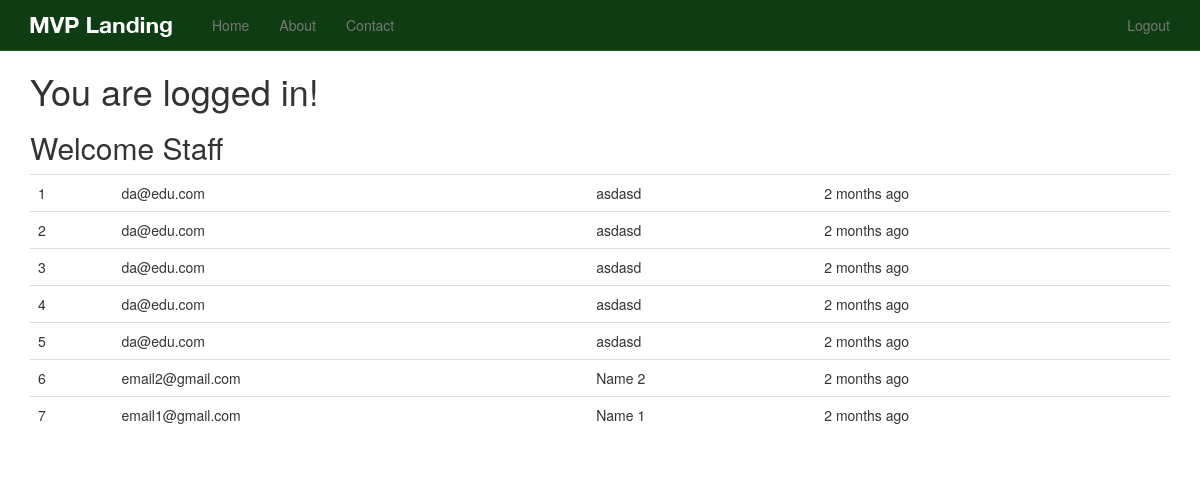
The app's page / (signed in) with its own data.
### newsletter/models.py (models this page shows, shortened)
class SignUp(models.Model):
    email = models.EmailField()
    full_name = models.CharField(max_length=120, blank=True, null=True)
    timestamp = models.DateTimeField(auto_now_add=True, auto_now=False)
    updated = models.DateTimeField(auto_now_add=False, auto_now=True)

### newsletter/views.py (the view, shortened to what this page needs)
# urls.py: url(r'^$', 'newsletter.views.home', name='home'),
def home(request):
    title = 'Sign Up Now'
    form = SignUpForm(request.POST or None)
    context = {
        "title": title,
        "form": form
    }
    if request.user.is_authenticated() and request.user.is_staff:
        queryset = SignUp.objects.all().order_by('-timestamp')  # .filter(full_name__iexact="Justin")
        context = {
            "queryset": queryset
        }
    return render(request, "home.html", context)

### newsletter/templates/home.html (shortened to what this page needs)
{% extends "base.html" %}
{% load crispy_forms_tags %}
{% load staticfiles %}
{% block content %}
 {% if request.user.is_authenticated %}
<h1>You are logged in!</h1>
	{% if queryset %}
	<h2>Welcome Staff</h2>
	<table class='table'>
	{% for instance in queryset %}
		<tr><td>{{ forloop.counter }}</td><td>{{ instance.email }}</td><td>{{ instance.full_name }}</td><td>{{ instance.timestamp|timesince }} ago</td></tr>
	{% endfor %}
	</table>
	{% endif %}
{% endif %}
{% endblock %}

### newsletter/templates/base.html (shortened to what this page needs)
{% load staticfiles %}
<!DOCTYPE html>
<html lang="en">
  <head>
    {% include 'head_css.html' %}
  </head>
  <body>
  {% include 'navbar.html' %}
    <div class="container">
            {% block content %}
            {% endblock %}
    </div>
  </body>
</html>

### newsletter/templates/head_css.html
{% load staticfiles %}
    <link rel="stylesheet" href="//maxcdn.bootstrapcdn.com/font-awesome/4.3.0/css/font-awesome.min.css">
    <link href="{% static 'css/bootstrap.min.css' %}" rel="stylesheet">
    <link href="{% static 'css/navbar-static-top.css' %}" rel="stylesheet">
     <link href="{% static 'css/custom.css' %}" rel="stylesheet">

### newsletter/templates/navbar.html (shortened to what this page needs)
   {% load staticfiles %}
    <nav class="navbar navbar-default navbar-static-top">
      <div class="container">
        <div class="navbar-header">
          <a class="navbar-brand" href="{% url 'home' %}"><img src="{% static 'img/mvp_landing_logo.png' %}" /></a>
        </div>
        <div id="navbar" class="navbar-collapse collapse">
          <ul class="nav navbar-nav">
            <li><a href="{% url 'home' %}">Home</a></li>
            <li><a href="{% url 'about' %}">About</a></li>
            <li><a href="{% url 'contact' %}">Contact</a></li>
          </ul>
          <ul class="nav navbar-nav navbar-right">
          {% if request.user.is_authenticated %}
            <li><a href="{% url 'auth_logout' %}">Logout</a></li>
            {% else %}
            <li><a href="{% url 'registration_register' %}">Register</a></li>
            {% endif %}
          </ul>
        </div>
      </div>
    </nav>

### newsletter/templates/javascript.html (shortened to what this page needs)
{% load staticfiles %}

### static_in_pro/our_static/css/navbar-static-top.css (style rules this page uses)
body { min-height: 1000px; }
.navbar-static-top { margin-bottom: 19px; background-color: #0E3D14; border-color: #1A5F23; }
.navbar-default .navbar-brand { color: #FFF; }

### records on screen
SignUp: email "da@edu.com", full_name "asdasd", timestamp "2 months"
SignUp: email "da@edu.com", full_name "asdasd", timestamp "2 months"
SignUp: email "da@edu.com", full_name "asdasd", timestamp "2 months"
SignUp: email "da@edu.com", full_name "asdasd", timestamp "2 months"
SignUp: email "da@edu.com", full_name "asdasd", timestamp "2 months"
SignUp: email "email2@gmail.com", full_name "Name 2", timestamp "2 months"
SignUp: email "email1@gmail.com", full_name "Name 1", timestamp "2 months"
